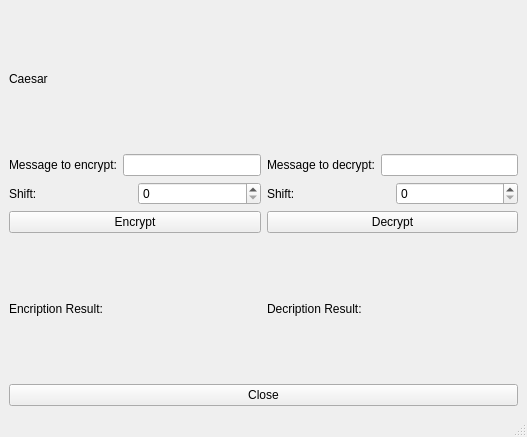
<?xml version="1.0" encoding="UTF-8"?>
<ui version="4.0">
 <class>MainWindow</class>
 <widget class="QMainWindow" name="MainWindow">
  <property name="geometry">
   <rect>
    <x>0</x>
    <y>0</y>
    <width>527</width>
    <height>437</height>
   </rect>
  </property>
  <property name="windowTitle">
   <string>MainWindow</string>
  </property>
  <widget class="QWidget" name="centralwidget">
   <layout class="QVBoxLayout" name="verticalLayout">
    <item>
     <widget class="QLabel" name="label">
      <property name="text">
       <string>Caesar</string>
      </property>
     </widget>
    </item>
    <item>
     <layout class="QHBoxLayout" name="horizontalLayout_3">
      <item>
       <layout class="QHBoxLayout" name="horizontalLayout_2">
        <item>
         <widget class="QLabel" name="label_3">
          <property name="text">
           <string>Message to encrypt:</string>
          </property>
         </widget>
        </item>
        <item>
         <widget class="QLineEdit" name="encryptInput"/>
        </item>
       </layout>
      </item>
      <item>
       <layout class="QHBoxLayout" name="horizontalLayout">
        <item>
         <widget class="QLabel" name="label_2">
          <property name="text">
           <string>Message to decrypt:</string>
          </property>
         </widget>
        </item>
        <item>
         <widget class="QLineEdit" name="decryptInput"/>
        </item>
       </layout>
      </item>
     </layout>
    </item>
    <item>
     <layout class="QHBoxLayout" name="horizontalLayout_9">
      <item>
       <layout class="QHBoxLayout" name="horizontalLayout_7">
        <item>
         <widget class="QLabel" name="label_4">
          <property name="text">
           <string>Shift:</string>
          </property>
         </widget>
        </item>
        <item>
         <widget class="QSpinBox" name="encryptShiftValue"/>
        </item>
       </layout>
      </item>
      <item>
       <layout class="QHBoxLayout" name="horizontalLayout_8">
        <item>
         <widget class="QLabel" name="label_6">
          <property name="text">
           <string>Shift:</string>
          </property>
         </widget>
        </item>
        <item>
         <widget class="QSpinBox" name="decryptShiftValue"/>
        </item>
       </layout>
      </item>
     </layout>
    </item>
    <item>
     <layout class="QHBoxLayout" name="horizontalLayout_4">
      <item>
       <widget class="QPushButton" name="encryptButton">
        <property name="text">
         <string>Encrypt</string>
        </property>
       </widget>
      </item>
      <item>
       <widget class="QPushButton" name="decryptButton">
        <property name="text">
         <string>Decrypt</string>
        </property>
       </widget>
      </item>
     </layout>
    </item>
    <item>
     <layout class="QHBoxLayout" name="horizontalLayout_5">
      <item>
       <widget class="QLabel" name="encryptLabel">
        <property name="text">
         <string>Encription Result:</string>
        </property>
       </widget>
      </item>
      <item>
       <widget class="QLabel" name="decryptLabel">
        <property name="text">
         <string>Decription Result:</string>
        </property>
       </widget>
      </item>
     </layout>
    </item>
    <item>
     <widget class="QPushButton" name="closeButton">
      <property name="text">
       <string>Close</string>
      </property>
     </widget>
    </item>
   </layout>
  </widget>
  <widget class="QMenuBar" name="menubar">
   <property name="geometry">
    <rect>
     <x>0</x>
     <y>0</y>
     <width>527</width>
     <height>21</height>
    </rect>
   </property>
  </widget>
  <widget class="QStatusBar" name="statusbar"/>
 </widget>
 <resources/>
 <connections/>
</ui>
